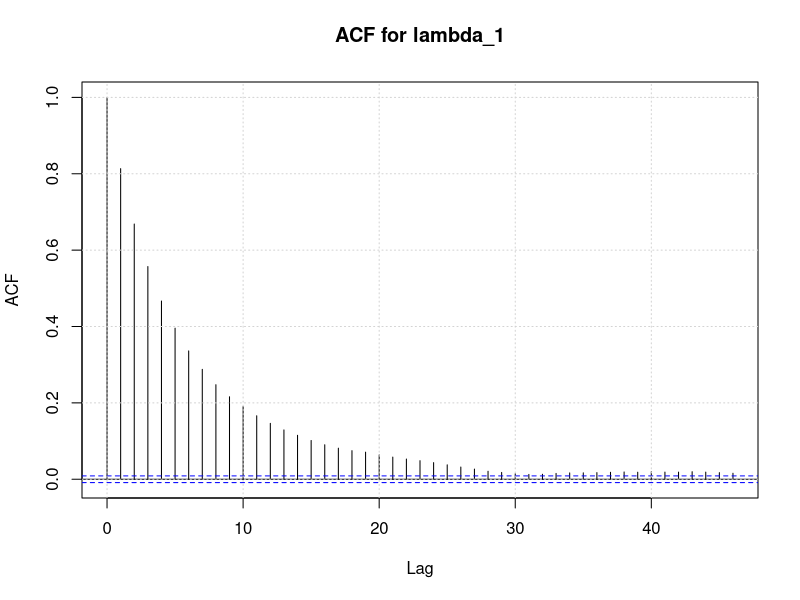
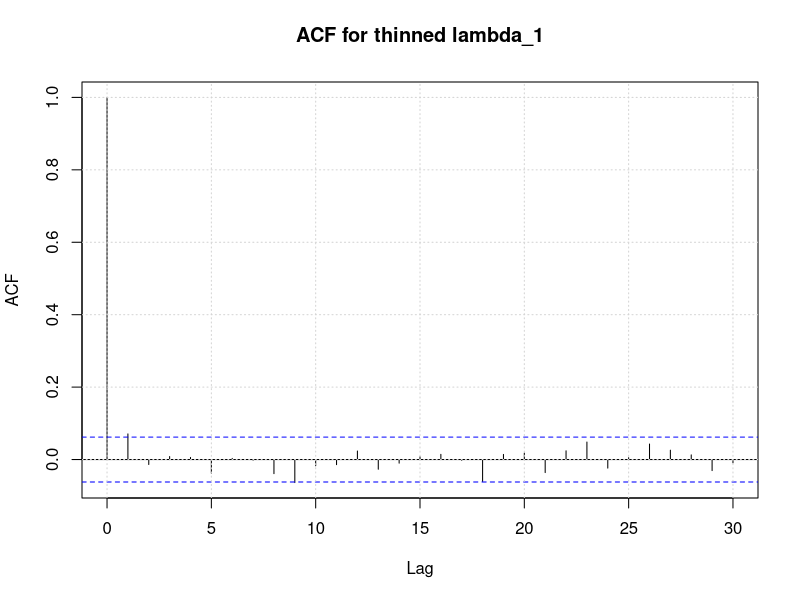
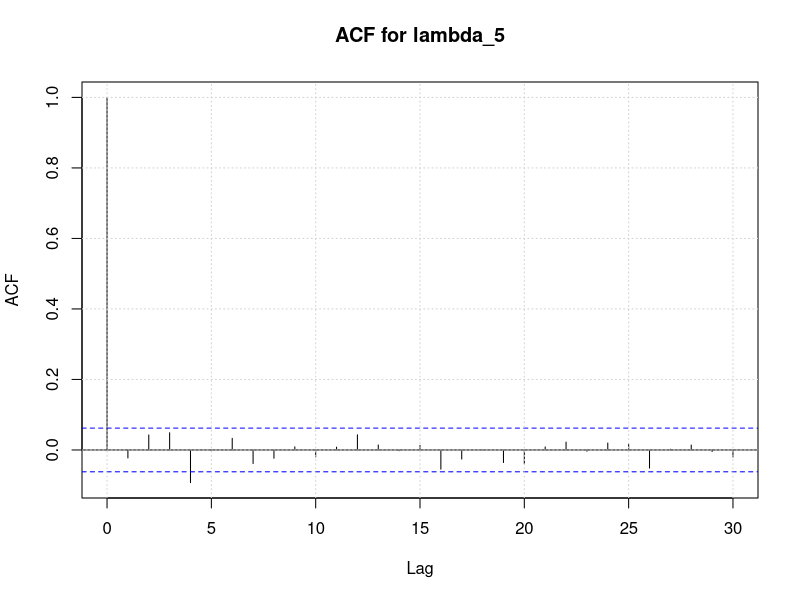
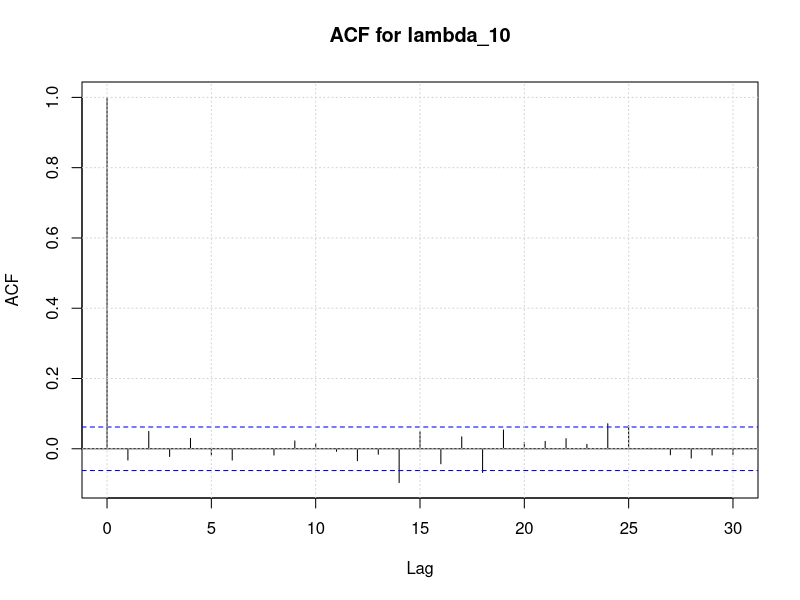
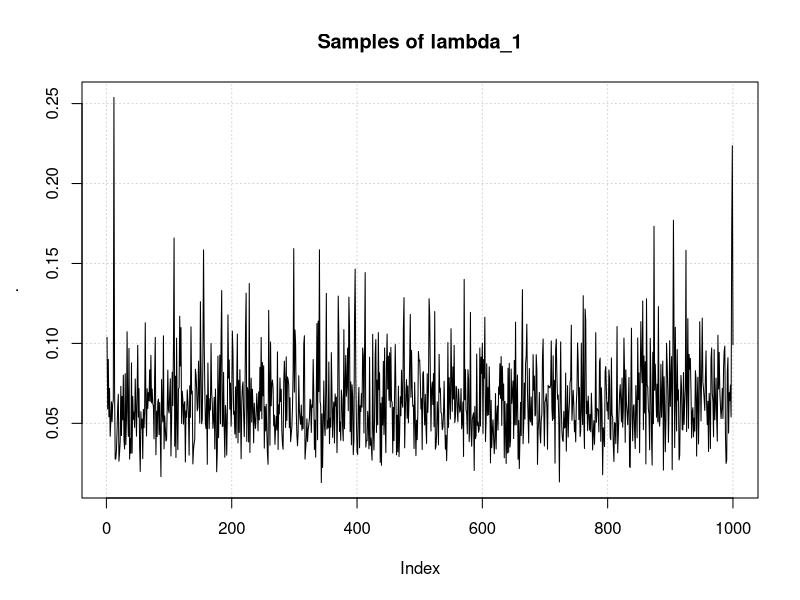
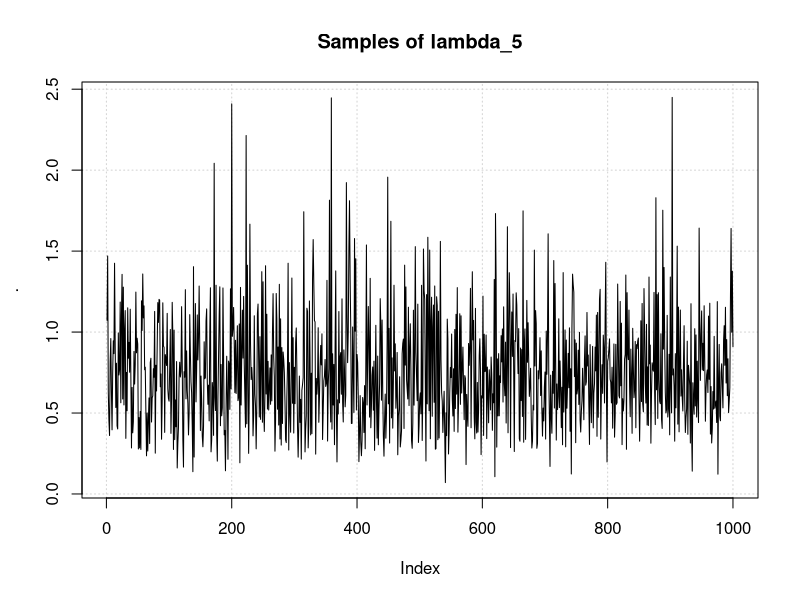
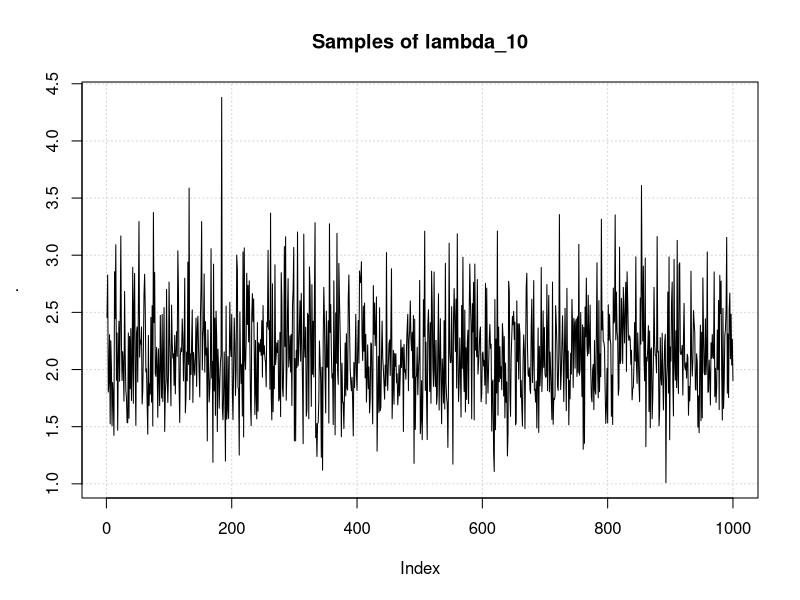

The R script that drew these images, in order:
library(tidyverse)
library(magrittr)
library(dplyr)
set.seed(100)

# Params
T <- 50000 # Number of samples
k <- 10
y <- c(5, 1, 5, 14, 3, 19, 1, 1, 4, 22)
t <- c(94.320, 15.720, 62.880, 125.760, 5.240, 31.440, 1.048, 
       1.048, 2.096, 10.480)

# Proposal distribution
proposal <- function(condition, j) {
  prop <- 0
  tuning <- sqrt(y[j]) / t[j]
  # Sample until we have positive value
  while(prop <= 0) {
    prop <- rnorm(n = 1, mean = condition, sd = tuning)
  }
  return(prop)
}

# Target distribution
target <- function(lambda) {
  prod(lambda^y * exp(-t * lambda)) / (40 + sum(lambda))^11
}

# Hastings ratio
H <- function(x, z) {
   target(x) / target(z)
}

# Initialize lambda
lambdas <- matrix(nrow = k, ncol = T)
lambdas[,1] <- y / t                   # Naive parameter estimate

# The Metropolis-within-a-Gibbs sampler
acceptance_rate <- numeric(k)
for(i in 2:T) { # Gibbs sampler
  for(j in 1:k) { # Metropolis-Hastings
    # Define condition = (lambda_1, ..., lambda_(i-1), lambda_(i+1), ..., lambda_k)
    if(j == 1) {
      condition <- lambdas[1:k, i - 1]
    } else if(j == k) {
      condition <- c(lambdas[1:(k - 1), i], lambdas[k, i - 1]) 
    } else {
      condition <- c(lambdas[1:(j - 1), i], lambdas[j:k, i - 1]) 
    }
     
    # Generate proposal
    new_cond <- condition
    new_cond[j] <- proposal(condition[j], j)
    
    # Reject/accept with prop
    if(runif(1) < min(1, H(new_cond, condition))) {
      lambdas[j, i] <- new_cond[j]
      acceptance_rate[j] <- acceptance_rate[j] + 1
    } else {
      lambdas[j, i] <- lambdas[j, i - 1] 
    }
  }
}

acceptance_rate <- acceptance_rate / T

lambdas[1,] %>% acf(main = "ACF for lambda_1"); grid()

# Perform a thinning
step <- 50                            # With a thinning of 50 we have no
thinning <- 1:(T / step) * step       # significant autocorrelation
thinned_lambdas <- lambdas[,thinning]

thinned_lambdas[1,] %>% acf(main = "ACF for thinned lambda_1"); grid()
thinned_lambdas[5,] %>% acf(main = "ACF for lambda_5"); grid()
thinned_lambdas[10,] %>% acf(main = "ACF for lambda_10"); grid()
thinned_lambdas[1,] %>% plot(type = "l", 
                             panel.first = grid(),
                             main = "Samples of lambda_1")
thinned_lambdas[5,] %>% plot(type = "l", 
                             panel.first = grid(),
                             main = "Samples of lambda_5")
thinned_lambdas[10,] %>% plot(type = "l", 
                             panel.first = grid(),
                             main = "Samples of lambda_10")

